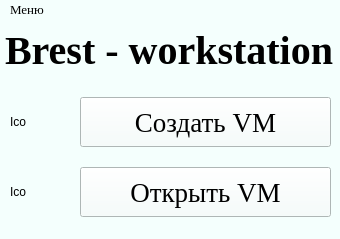
<?xml version="1.0" encoding="UTF-8"?>
<ui version="4.0">
 <class>DP</class>
 <widget class="QMainWindow" name="DP">
  <property name="geometry">
   <rect>
    <x>0</x>
    <y>0</y>
    <width>340</width>
    <height>239</height>
   </rect>
  </property>
  <property name="windowTitle">
   <string>BrestWS</string>
  </property>
  <property name="styleSheet">
   <string notr="true">background-color: rgb(244, 255, 253);
selection-color: rgb(87, 160, 255);</string>
  </property>
  <widget class="QWidget" name="centralwidget">
   <widget class="QWidget" name="horizontalLayoutWidget">
    <property name="geometry">
     <rect>
      <x>0</x>
      <y>0</y>
      <width>340</width>
      <height>61</height>
     </rect>
    </property>
    <layout class="QHBoxLayout" name="horizontalLayout">
     <item>
      <spacer name="horizontalSpacer">
       <property name="orientation">
        <enum>Qt::Horizontal</enum>
       </property>
       <property name="sizeHint" stdset="0">
        <size>
         <width>40</width>
         <height>20</height>
        </size>
       </property>
      </spacer>
     </item>
     <item>
      <widget class="QLabel" name="label">
       <property name="font">
        <font>
         <family>Times New Roman</family>
         <pointsize>30</pointsize>
         <weight>75</weight>
         <bold>true</bold>
        </font>
       </property>
       <property name="text">
        <string>Brest - workstation</string>
       </property>
      </widget>
     </item>
     <item>
      <spacer name="horizontalSpacer_2">
       <property name="orientation">
        <enum>Qt::Horizontal</enum>
       </property>
       <property name="sizeHint" stdset="0">
        <size>
         <width>40</width>
         <height>20</height>
        </size>
       </property>
      </spacer>
     </item>
    </layout>
   </widget>
   <widget class="QLabel" name="lbl_ico_create">
    <property name="geometry">
     <rect>
      <x>10</x>
      <y>70</y>
      <width>64</width>
      <height>64</height>
     </rect>
    </property>
    <property name="text">
     <string>Ico</string>
    </property>
   </widget>
   <widget class="QPushButton" name="btn_create">
    <property name="geometry">
     <rect>
      <x>80</x>
      <y>77</y>
      <width>251</width>
      <height>50</height>
     </rect>
    </property>
    <property name="font">
     <font>
      <family>Times New Roman</family>
      <pointsize>20</pointsize>
     </font>
    </property>
    <property name="text">
     <string>Создать VM</string>
    </property>
   </widget>
   <widget class="QLabel" name="lbl_ico_open">
    <property name="geometry">
     <rect>
      <x>10</x>
      <y>140</y>
      <width>64</width>
      <height>64</height>
     </rect>
    </property>
    <property name="text">
     <string>Ico</string>
    </property>
   </widget>
   <widget class="QPushButton" name="btn_open">
    <property name="geometry">
     <rect>
      <x>80</x>
      <y>147</y>
      <width>251</width>
      <height>50</height>
     </rect>
    </property>
    <property name="font">
     <font>
      <family>Times New Roman</family>
      <pointsize>20</pointsize>
     </font>
    </property>
    <property name="text">
     <string>Открыть VM</string>
    </property>
   </widget>
  </widget>
  <widget class="QMenuBar" name="menubar">
   <property name="geometry">
    <rect>
     <x>0</x>
     <y>0</y>
     <width>340</width>
     <height>21</height>
    </rect>
   </property>
   <property name="font">
    <font>
     <family>Times New Roman</family>
     <pointsize>10</pointsize>
    </font>
   </property>
   <widget class="QMenu" name="menu">
    <property name="font">
     <font>
      <family>Times New Roman</family>
     </font>
    </property>
    <property name="title">
     <string>Меню</string>
    </property>
    <addaction name="btn_help"/>
    <addaction name="separator"/>
    <addaction name="btn_exit"/>
   </widget>
   <addaction name="menu"/>
  </widget>
  <action name="btn_help">
   <property name="text">
    <string>Help (F1)</string>
   </property>
   <property name="font">
    <font>
     <family>Times New Roman</family>
     <pointsize>9</pointsize>
    </font>
   </property>
  </action>
  <action name="btn_exit">
   <property name="text">
    <string>Выход</string>
   </property>
   <property name="font">
    <font>
     <family>Times New Roman</family>
     <pointsize>9</pointsize>
    </font>
   </property>
  </action>
 </widget>
 <resources/>
 <connections/>
</ui>
